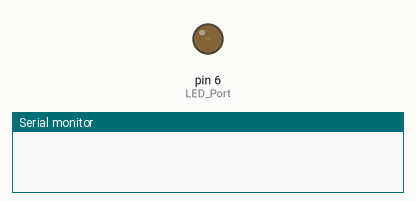
Simulated run of this program. Board: Arduino Uno, built with avr-gcc and run on an emulated ATmega328P. On the bench: output pins drawn as LEDs (lit = HIGH), the last lines printed to the serial monitor.

Above: at 0.05 s.
At 2.55 s:
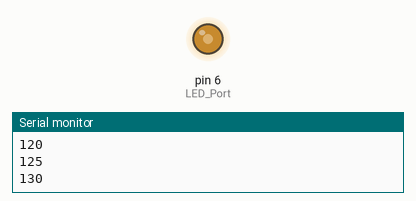
At 4.45 s:
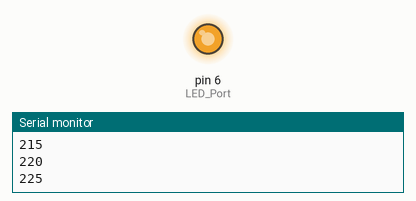
At 8.9 s:
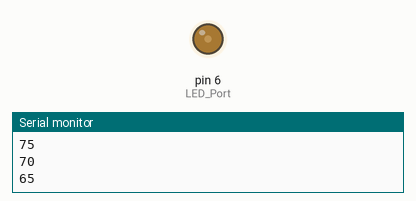
Timing chart, 0 to 13.3 s (numbered marks = the images above):
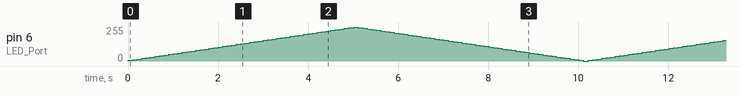

The program:

main.cpp
```cpp
#include <Arduino.h>

int LED_Port = 6, Fadewert = 5, Fade = 5;// mehrere int Zuweisungen durch Komma getrennt

void setup() {
    Serial.begin(19200); //dient zur Fehlersuche
    //pinMode(LED_Port,OUTPUT); nicht notwendig bei Analogausgabe
}

void loop(){
    while (Fadewert<255){//Kopfgesteuert
        analogWrite(LED_Port,Fadewert); //Analogausgabe PWM 9
        delay(100);
        Fadewert += Fade;
        Serial.println(Fadewert);
    }
    while (Fadewert>0){//Kopfgesteuert
        analogWrite(LED_Port,Fadewert); //Analogausgabe PWM 9
        delay(100);
        Fadewert -= Fade;
        Serial.println(Fadewert);
    }

}


//void loop(){
//  do{
//    analogWrite(LED_Port,Fadewert); //Analogausgabe PWM 9
//    delay(100);
//    Fadewert += Fade;
//    Serial.println(Fadewert);
//  } while (Fadewert<255);//Fußgesteuert
//
//  do{
//    analogWrite(LED_Port,Fadewert); //Analogausgabe PWM 9
//    delay(100);
//    Fadewert -= Fade;
//    Serial.println(Fadewert);
//  } while (Fadewert>0);//Fußgesteuert
//}

//void loop() {
//    analogWrite(LED_Port,Fadewert); //Analogausgabe PWM 9
//    delay(50);
//    Fadewert += Fade;// entspricht Fadewert=Fadewert+Fade
//    Serial.println(Fadewert); //dient zur Fehlersuche
//    if (Fadewert==255 || Fadewert==0) //Vergleich mit Fadewert==255 ODER Fadewert==0
//    {
//      Fade = -Fade;//Vorzeichenänderung
//    }
//
//}
```
